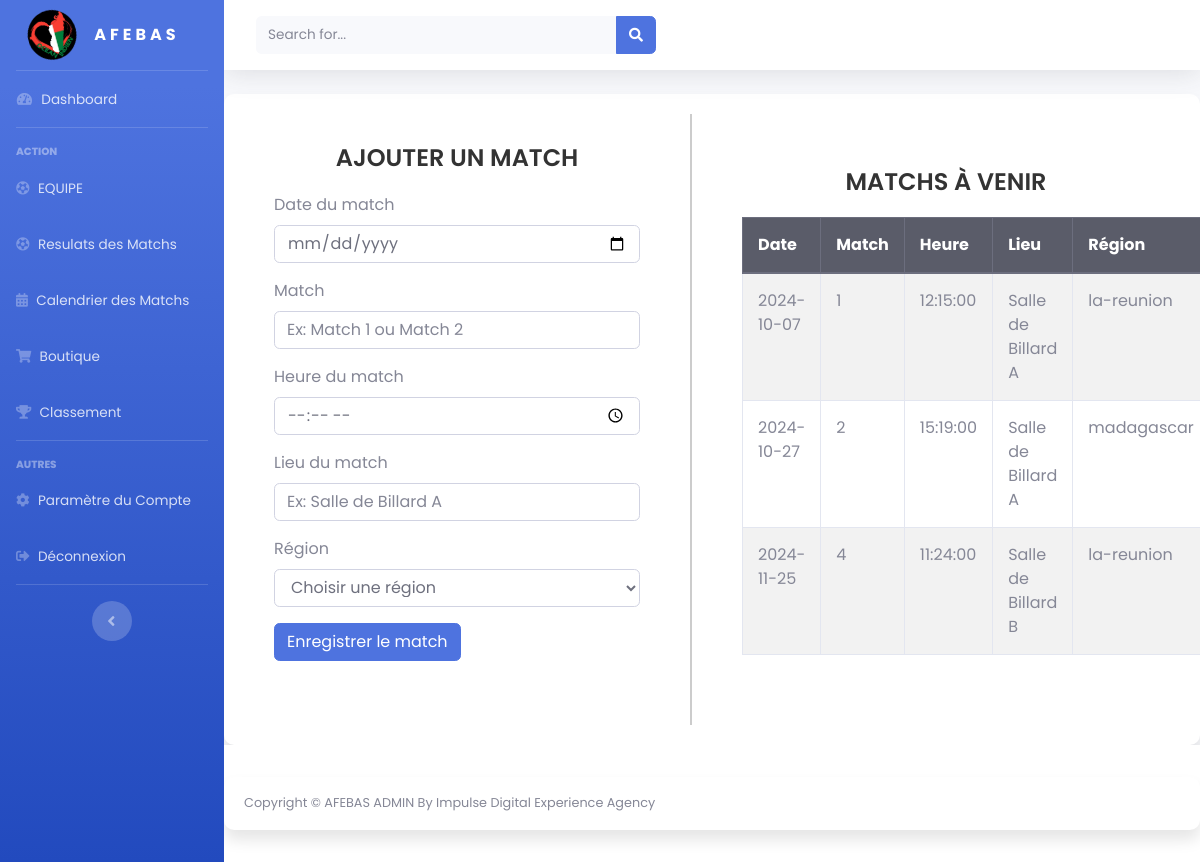
The app's page /calendrier.php with its own data.
### tables this page shows
CREATE TABLE `matches` (
  `id` int(11) NOT NULL,
  `match_date` date NOT NULL,
  `match_name` varchar(255) NOT NULL,
  `match_time` time NOT NULL,
  `match_location` varchar(255) NOT NULL,
  `region` varchar(50) NOT NULL
);

### calendrier.php (the view, shortened to what this page needs)
<!DOCTYPE html>
<html lang="en">
<head>
    <link href="vendor/fontawesome-free/css/all.min.css" rel="stylesheet" type="text/css">
    <link rel="stylesheet" href="https://stackpath.bootstrapcdn.com/bootstrap/4.5.2/css/bootstrap.min.css">
    <link rel="stylesheet" href="./asset/css/style2.css">
    <link rel="stylesheet" href="./asset/css/style3.css">
    <link rel="stylesheet" href="./asset/css/dash.css">
</head>
<body id="page-top">
    <div id="wrapper">
        <ul class="navbar-nav bg-gradient-primary sidebar sidebar-dark accordion" id="accordionSidebar">
            <a class="sidebar-brand d-flex align-items-center justify-content-center">
                <div class="sidebar-brand-icon rotate-n-15">
                    <img src="./asset/images/Logo.png" alt="" style="width: 50px;" alt="logo">
                </div>
                <div class="sidebar-brand-text mx-3" style="letter-spacing: 4px; font-weight: bold;">AFEBAS</div>
            </a>
            <hr class="sidebar-divider my-0">
            <li class="nav-item">
                <a class="nav-link">
                    <i class="fas fa-fw fa-tachometer-alt"></i>
                    <span>Dashboard</span></a>
            </li>
            <hr class="sidebar-divider">
            <div class="sidebar-heading">
                Action
            </div>
            <li class="nav-item">
                <a class="nav-link collapsed" href="./equipe.html">
                    <i class="fas fa-futbol"></i>
                    <span> EQUIPE</span>
                </a>
            </li>
            <li class="nav-item">
                <a class="nav-link collapsed" href="./resulandmatch.php">
                    <i class="fas fa-futbol"></i>
                    <span>Resulats des Matchs</span>
                </a>
            </li>
            <li class="nav-item">
                <a class="nav-link collapsed" href="./calendrier.php">
                    <i class="fas fa-calendar-alt"></i>
                    <span>Calendrier des Matchs</span>
                </a>
            </li>
            <li class="nav-item">
                <a class="nav-link collapsed" href="./ecommerce.php">
                    <i class="fas fa-shopping-cart"></i>
                    <span> Boutique </span>
                </a>
            </li>
            <li class="nav-item">
                <a class="nav-link collapsed" href="./classement.php">
                    <i class="fas fa-trophy"></i>
                    <span>Classement</span>
                </a>
            </li>
            <hr class="sidebar-divider">
            <div class="sidebar-heading">
                Autres
            </div>
            <li class="nav-item">
                <a class="nav-link" href="">
                    <i class="fas fa-cog"></i>
                    <span>Paramètre du Compte</span></a>
            </li>
            <li class="nav-item">
                <a class="nav-link" href="">
                    <i class="fas fa-sign-out-alt"></i>
                    <span>Déconnexion</span></a>
            </li>
            <hr class="sidebar-divider d-none d-md-block">
            <div class="text-center d-none d-md-inline">
                <button class="rounded-circle border-0" id="sidebarToggle"></button>
            </div>
        </ul>
        <div id="content-wrapper" class="d-flex flex-column">
            <div id="content">
                <nav class="navbar navbar-expand navbar-light bg-white topbar mb-4 static-top shadow">
                    <form
                        class="d-none d-sm-inline-block form-inline mr-auto ml-md-3 my-2 my-md-0 mw-100 navbar-search">
                        <div class="input-group">
                            <input type="text" class="form-control bg-light border-0 small" placeholder="Search for..."
                                aria-label="Search" aria-describedby="basic-addon2">
                            <div class="input-group-append">
                                <button class="btn btn-primary" type="button">
                                    <i class="fas fa-search fa-sm"></i>
                                </button>
                            </div>
                        </div>
                    </form>
                </nav>
                <div class="container">
                    <div class="form-container">
                        <h2>Ajouter un Match</h2>
                        <form action="./server/trait-match.php" method="post">
                            <div class="mb-3">
                                <label for="matchDate" class="form-label">Date du match</label>
                                <input type="date" class="form-control" id="matchDate" name="matchDate" required>
                            </div>
                            <div class="mb-3">
                                <label for="matchName" class="form-label">Match</label>
                                <input type="text" class="form-control" id="matchName" name="matchName"
                                    placeholder="Ex: Match 1 ou Match 2" required>
                            </div>
                            <div class="mb-3">
                                <label for="matchTime" class="form-label">Heure du match</label>
                                <input type="time" class="form-control" id="matchTime" name="matchTime" required>
                            </div>
                            <div class="mb-3">
                                <label for="matchLocation" class="form-label">Lieu du match</label>
                                <input type="text" class="form-control" id="matchLocation" name="matchLocation"
                                    placeholder="Ex: Salle de Billard A" required>
                            </div>
                            <div class="mb-3">
                                <label for="region" class="form-label">Région</label>
                                <select id="region" name="region" class="form-control" required>
                                    <option value="" disabled selected>Choisir une région</option>
                                </select>
                            </div>
                            <button type="submit" class="btn btn-primary">Enregistrer le match</button>
                        </form>
                    </div>
                    <?php
                    require './server/db.php';
                    $stmt = $pdo->query("SELECT * FROM matches");
                    $matches = $stmt->fetchAll(PDO::FETCH_ASSOC);
                    ?>
                    <div class="form-container my-4">
                        <h2 class="text-center">Matchs à Venir</h2>
                        <table class="table table-striped table-bordered">
                            <thead class="thead-dark">
                                <tr>
                                    <th>Date</th>
                                    <th>Match</th>
                                    <th>Heure</th>
                                    <th>Lieu</th>
                                    <th>Région</th>
                                </tr>
                            </thead>
                            <tbody>
                                <?php foreach ($matches as $match): ?>
                                    <tr>
                                        <td><?= htmlspecialchars($match['match_date']); ?></td>
                                        <td><?= htmlspecialchars($match['match_name']); ?></td>
                                        <td><?= htmlspecialchars($match['match_time']); ?></td>
                                        <td><?= htmlspecialchars($match['match_location']); ?></td>
                                        <td><?= htmlspecialchars($match['region']); ?></td>
                                    </tr>
                                <?php endforeach; ?>
                            </tbody>
                        </table>
                    </div>
                </div>
            </div>
            <footer class="sticky-footer bg-white">
                <div class="container my-auto">
                    <div class="copyright text-center my-auto">
                        <span>Copyright &copy; AFEBAS ADMIN By Impulse Digital Experience Agency</span>
                    </div>
                </div>
            </footer>
        </div>
    </div>
</body>
</html>

### asset/css/dash.css (style rules this page uses)
.container { display: flex; background-color: #fff; border-radius: 10px; box-shadow: 0 10px 15px rgba(0, 0, 0, 0.1); overflow: hidden; max-width: 1200px; width: 100%; padding: 20px; }
.form-container { padding: 30px; width: 50%; }
h2 { text-align: center; margin-bottom: 20px; font-weight: 600; color: #007bff; text-transform: uppercase; font-size: 24px; }
h2 { text-align: center; color: #333; margin-bottom: 20px; }
table { width: 100%; border-collapse: collapse; margin-top: 20px; }
th { padding: 12px; text-align: left; border-bottom: 1px solid #ddd; }
th { background-color: #007bff; color: white; }
.table th, .table td { padding: 15px; }
.table { margin-top: 20px; }

### records on screen
matches: match_date "2024-10-07", match_name "1", match_time "12:15:00", match_location "Salle de Billard A", region "la-reunion"
matches: match_date "2024-10-27", match_name "2", match_time "15:19:00", match_location "Salle de Billard A", region "madagascar"
matches: match_date "2024-11-25", match_name "4", match_time "11:24:00", match_location "Salle de Billard B", region "la-reunion"
